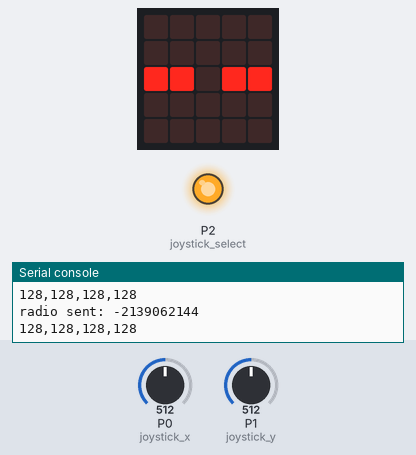
Simulated run of this program. Board: BBC micro:bit (MakeCode). Shown: the board's 5×5 LED display, output pins drawn as LEDs (lit = HIGH), the last lines printed to the serial console. The test bench sets the inputs (shaded band); at power-on: P0 (joystick_x) = 512, P1 (joystick_y) = 512 (analog values on the 0–1023 scale). No radio messages arrive unless stated (any console line starting 'radio sent:' is added by the test bench).

Above: at 1.2 s.
1.3 s: P0 (joystick_x) set to 716
At 2.0 s:
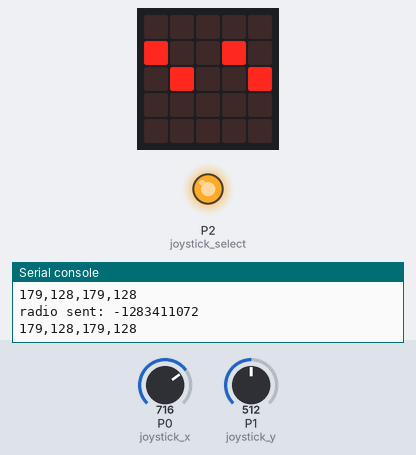
2.8 s: P1 (joystick_y) set to 716
At 3.6 s:
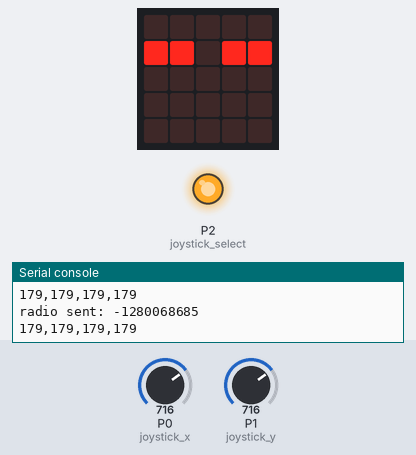
4.3 s: P0 (joystick_x) set to 900
At 5.0 s:
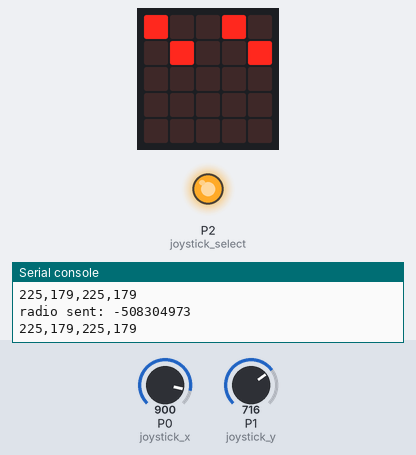
5.8 s: P1 (joystick_y) set to 900
At 6.7 s:
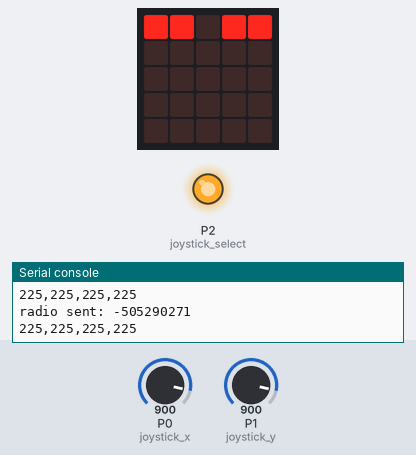
7.3 s: P0 (joystick_x) set to 511
At 8.1 s:
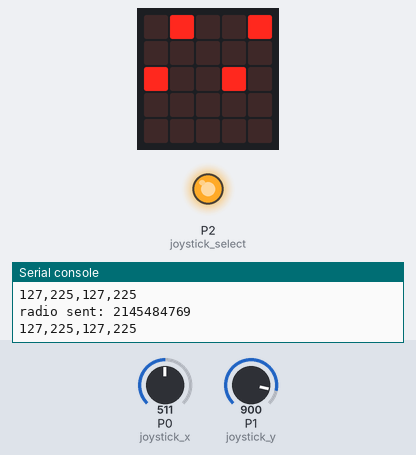
8.8 s: P1 (joystick_y) set to 306
At 9.8 s:
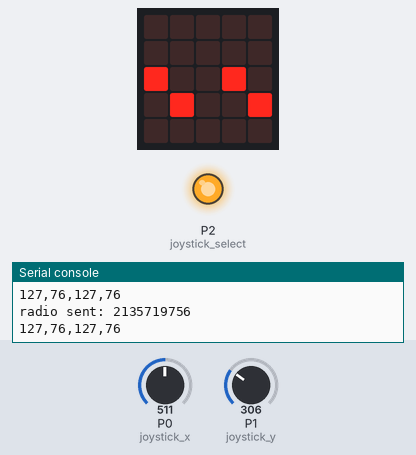
Timing chart, 0 to 11.3 s (numbered marks = the images above; inputs shaded):
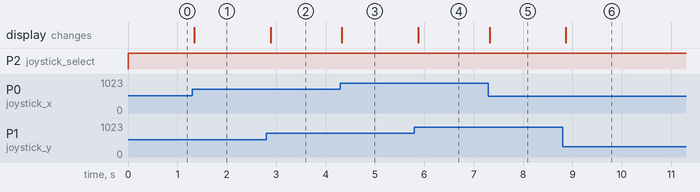

The program:

microbit-controller.py
```python
# ピン設定
joystick_x = AnalogPin.P0
joystick_y = AnalogPin.P1
joystick_select = DigitalPin.P2

# 無線設定（例：グループ1）
radio.set_group(1)
radio.on()

# サンプリング周期（ms）
sampling_period = 100

while True:
    # 左スティックの値を取得
    pins.digital_write_pin(joystick_select, 0)
    x_left = (int(pins.analog_read_pin(joystick_x)) & 0x3FC) >> 2
    y_left = (int(pins.analog_read_pin(joystick_y)) & 0x3FC) >> 2

    # 右スティックの値を取得
    pins.digital_write_pin(joystick_select, 1)
    x_right = (int(pins.analog_read_pin(joystick_x)) & 0x3FC) >> 2
    y_right = (int(pins.analog_read_pin(joystick_y)) & 0x3FC) >> 2


    # 取得した値をパッケージ化
    combined  = 0x7FFFFFFF
    val1 = (x_left  & 0xFF) << 24
    val2 = (y_left  & 0xFF) << 16
    val3 = (x_right & 0xFF) << 8
    val4 = (y_right & 0xFF)
    combined  = val1 | val2 | val3 | val4
    data = str(x_left) + "," + str(y_left) + "," + str(x_right) + "," + str(y_right)

    # 無線送信
    radio.send_number(combined)

    print(data)
    for ii in range(5):
        for jj in range(5):
            led.unplot(ii,jj)
    led.plot(0, 4-Math.round(x_left/64.0))
    led.plot(1, 4-Math.round(y_left/64.0))
    led.plot(3, 4-Math.round(x_right/64.0))
    led.plot(4, 4-Math.round(y_right/64.0))

    # サンプリング周期待ち
    basic.pause(sampling_period)
```

Measured:
- after the input at 1.3 s, the display: changes at once (image 1)
- after the input at 2.8 s, the display: changes after 0.09 s (image 2)
- after the input at 4.3 s, the display: changes at once (image 3)
- after the input at 5.8 s, the display: changes after 0.08 s (image 4)
- after the input at 7.3 s, the display: changes at once (image 5)
- after the input at 8.8 s, the display: changes after 0.07 s (image 6)
